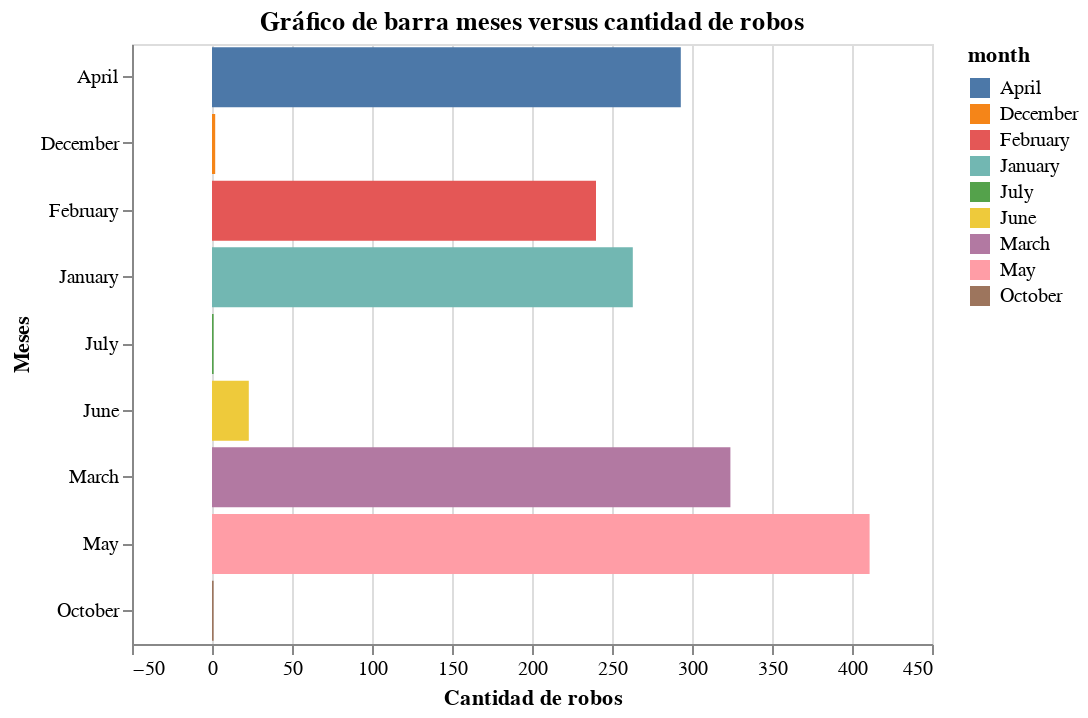

The cell this chart's notebook holds for it:
### Markdown cell above
## Gráfico de barra mes versus cantidad de robos

### Code cell
#datos_meses=datos_procesados.set_index(["month","day"]).count(level="month").reset_index()

alt.Chart(datos_procesados).mark_bar().encode(
    alt.X('count():Q', title='Cantidad de robos',scale=alt.Scale(zero=False, padding=1)),
    alt.Y('month:N', title='Meses', scale=alt.Scale(zero=False)),
    color='month',
).properties(title='Gráfico de barra meses versus cantidad de robos')

### Figure 1 — Vega-Lite specification as saved in the notebook (floating-point values rounded to 4 significant figures; data arrays with more than 128 entries replaced by an {"elided": "..."} marker saying what was removed)
{"$schema": "https://vega.github.io/schema/vega-lite/v2.6.0.json", "config": {"view": {"height": 300, "width": 400}}, "data": {"name": "data-eaf4a09076c7c55ad78d7d5742479c54"}, "datasets": {"data-eaf4a09076c7c55ad78d7d5742479c54": {"elided": "1558 records"}}, "encoding": {"color": {"field": "month", "type": "nominal"}, "x": {"aggregate": "count", "scale": {"padding": 1, "zero": false}, "title": "Cantidad de robos", "type": "quantitative"}, "y": {"field": "month", "scale": {"zero": false}, "title": "Meses", "type": "nominal"}}, "mark": "bar", "title": "Gráfico de barra meses versus cantidad de robos"}
